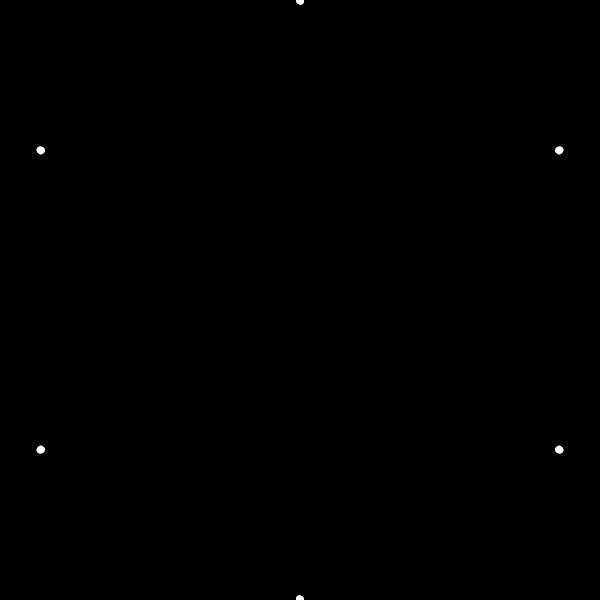
Frame 1 (no input)
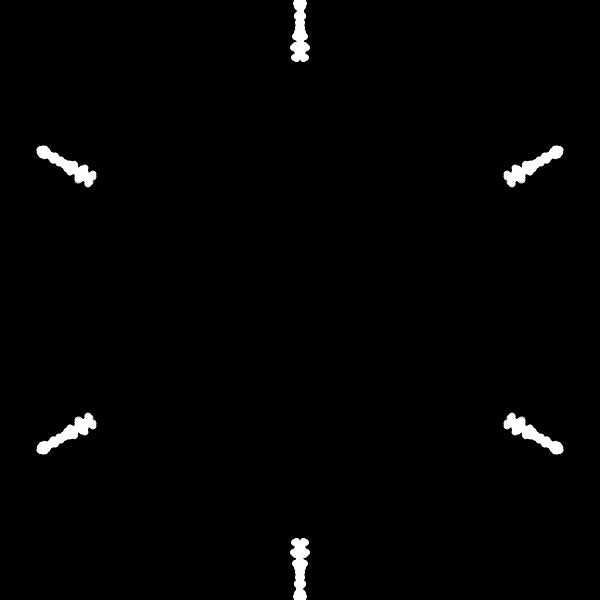
Frame 60 (the mouse pressed at the canvas centre just before this capture)
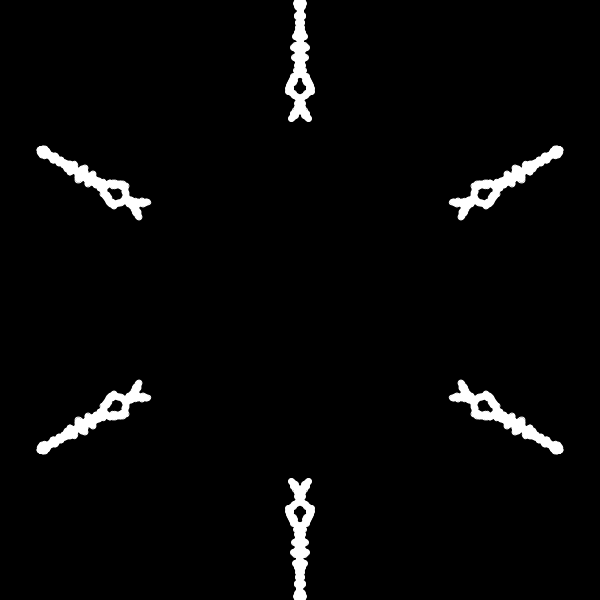
Frame 120 (the mouse held since frame 60 and released just before this capture)

The Processing sketch that drew these frames (run headless with seeded random() and noise(); from frame 60 on, the mouse is pressed at the canvas centre):

// Processing sketch: brownianTreeSnowflake
// ── brownianTreeSnowflake.pde
//Random walk-like, but at some point tell it to stop
//Most slow fake designs is a hexagonal pattern -- think of that as a bunch of triangular slices
//constain the branching within the perimeter of each slice, and then rotate around six tems

Particle current;
ArrayList<Particle> snowflake;
void setup() {
  size(600, 600);
  current = new Particle(width/2, 0);
  snowflake = new ArrayList<Particle>();
  background(0);
}

void draw() {

  translate(width/2, height/2);
  rotate(PI/6);
  current.update();




  while (!current.finished() && !current.intersects(snowflake)) { //adds one particle each time the previous one meets its destination and stops

      snowflake.add(current);
  current = new Particle(width/2, 0);
  }



  for (int i = 0; i < 6; i++) {
    rotate(PI/3);
    current.show();
    for (Particle p : snowflake) {
      p.show();
    }

    pushMatrix();
    scale(1, -1);
    current.show();
    for (Particle p : snowflake) {
      p.show();
    }
    popMatrix();
  }
}

// ── Particle.pde
class Particle {
  PVector pos;
  float r;
  Particle(float x, float y) {
   pos = new PVector(x,y);
    r = 3;
  }
  void update() {
    pos.x -=1;
    pos.y += random(-3, 3);
    
    float angle = pos.heading(); 
    angle = constrain(angle, 0, PI/6);
    float mag = pos.mag();
    pos = PVector.fromAngle(angle);
    pos.setMag(mag); //take existing vector, constrain angle and change the way the vector looks
  }

  void show() {
    fill(255);
    stroke(255);
    ellipse(pos.x, pos.y, r*2, r*2);
  }

  boolean intersects(ArrayList<Particle> snowflake) {
    boolean result = false;

    for (Particle s : snowflake) {
      float d = dist(pos.x, pos.y, this.pos.x, this.pos.y);
      if (d < r*2) {
        result = true;
        break;
      }
    }
    return result;
  }

  boolean finished() {
    return (pos.x < 1);
  }
}
